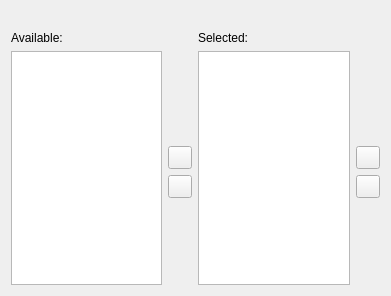
<?xml version="1.0" encoding="UTF-8"?>
<ui version="4.0">
 <class>ToggleList</class>
 <widget class="QWidget" name="ToggleList">
  <property name="geometry">
   <rect>
    <x>0</x>
    <y>0</y>
    <width>391</width>
    <height>296</height>
   </rect>
  </property>
  <layout class="QGridLayout" name="gridLayout">
   <item row="1" column="0">
    <widget class="QLabel" name="label_2">
     <property name="text">
      <string>Available:</string>
     </property>
    </widget>
   </item>
   <item row="1" column="2">
    <widget class="QLabel" name="label_3">
     <property name="text">
      <string>Selected:</string>
     </property>
    </widget>
   </item>
   <item row="2" column="0" rowspan="5">
    <widget class="QListWidget" name="available">
     <property name="sortingEnabled">
      <bool>true</bool>
     </property>
    </widget>
   </item>
   <item row="2" column="1">
    <spacer name="verticalSpacer">
     <property name="orientation">
      <enum>Qt::Vertical</enum>
     </property>
     <property name="sizeHint" stdset="0">
      <size>
       <width>20</width>
       <height>74</height>
      </size>
     </property>
    </spacer>
   </item>
   <item row="2" column="2" rowspan="5">
    <widget class="QListWidget" name="selected">
     <property name="sortingEnabled">
      <bool>false</bool>
     </property>
    </widget>
   </item>
   <item row="2" column="3">
    <spacer name="verticalSpacer_3">
     <property name="orientation">
      <enum>Qt::Vertical</enum>
     </property>
     <property name="sizeHint" stdset="0">
      <size>
       <width>20</width>
       <height>89</height>
      </size>
     </property>
    </spacer>
   </item>
   <item row="3" column="1">
    <widget class="FlatToolButton" name="addButton"/>
   </item>
   <item row="3" column="3">
    <widget class="FlatToolButton" name="upButton"/>
   </item>
   <item row="4" column="1">
    <widget class="FlatToolButton" name="removeButton"/>
   </item>
   <item row="4" column="3">
    <widget class="FlatToolButton" name="downButton"/>
   </item>
   <item row="5" column="1">
    <spacer name="verticalSpacer_2">
     <property name="orientation">
      <enum>Qt::Vertical</enum>
     </property>
     <property name="sizeHint" stdset="0">
      <size>
       <width>20</width>
       <height>73</height>
      </size>
     </property>
    </spacer>
   </item>
   <item row="5" column="3">
    <spacer name="verticalSpacer_4">
     <property name="orientation">
      <enum>Qt::Vertical</enum>
     </property>
     <property name="sizeHint" stdset="0">
      <size>
       <width>20</width>
       <height>73</height>
      </size>
     </property>
    </spacer>
   </item>
   <item row="0" column="0" colspan="4">
    <widget class="QLabel" name="label">
     <property name="text">
      <string/>
     </property>
     <property name="wordWrap">
      <bool>true</bool>
     </property>
    </widget>
   </item>
  </layout>
 </widget>
 <tabstops>
  <tabstop>available</tabstop>
  <tabstop>addButton</tabstop>
  <tabstop>removeButton</tabstop>
  <tabstop>selected</tabstop>
  <tabstop>upButton</tabstop>
  <tabstop>downButton</tabstop>
 </tabstops>
 <resources/>
 <connections/>
 <customwidgets>
  <customwidget>
   <class>FlatToolButton</class>
   <extends>QToolButton</extends>
   <header>support/flattoolbutton.h</header>
  </customwidget>
 </customwidgets>
</ui>
